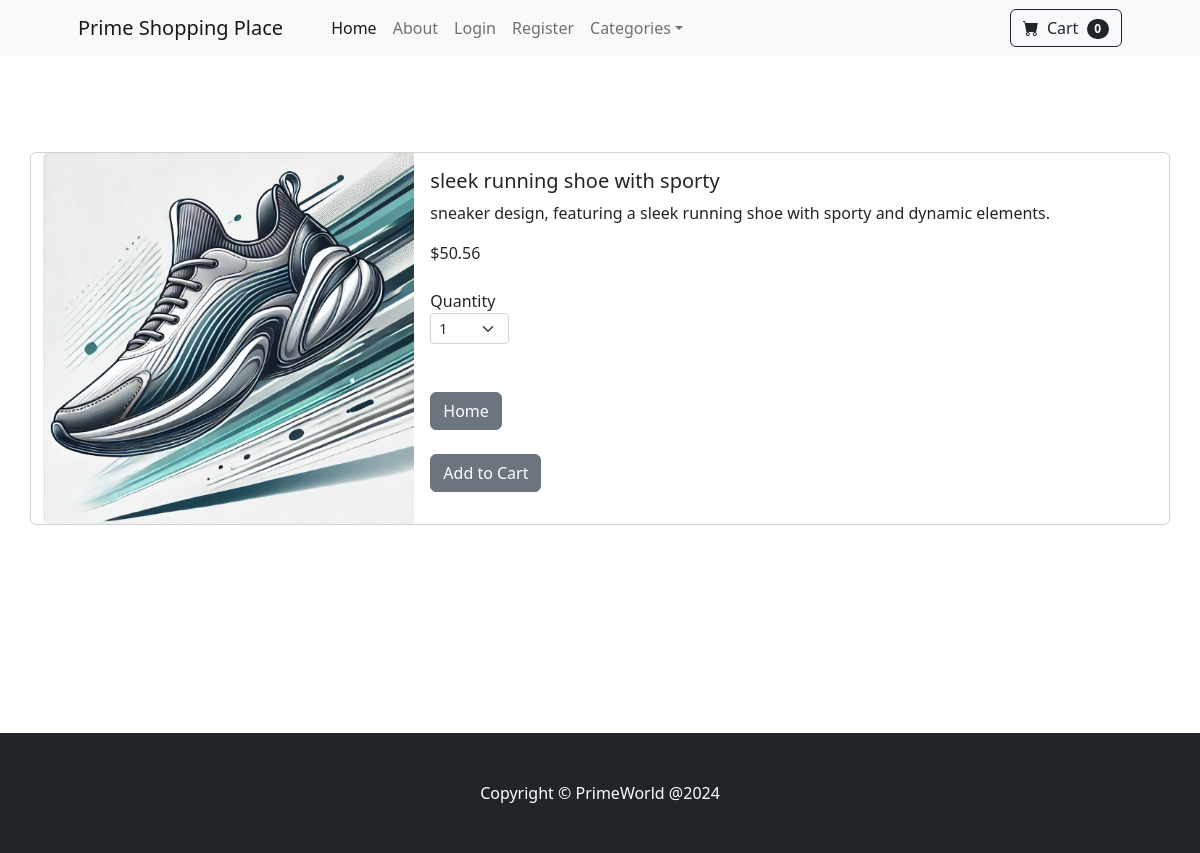
Page /product/1 on the committed database.
### store/models.py (models this page shows, shortened)
class Product(models.Model):
    name = models.CharField(max_length=100)
    price = models.DecimalField(default=0, decimal_places=2, max_digits=8)
    category = models.ForeignKey(Category, on_delete=models.CASCADE, default=1)
    description = models.CharField(max_length=300, default="", blank=True, null=True)
    image = models.ImageField(upload_to='uploads/product/')
    is_sale = models.BooleanField(default=False)
    sale_price = models.DecimalField(default=0, decimal_places=2, max_digits=8)
    class Meta:
        verbose_name_plural = 'Product'

### store/views.py (the view)
# urls.py: path("product/<int:pk>", views.product, name='product'),
def product(request,pk):
    product = Product.objects.get(id=pk)
    return render(request, 'product.html', {'product':product})

### cart/cart.py (called while the page is built)
    def __len__(self):
        return len(self.cart)

### cart/context_processors.py (called while the page is built)
def cart(request):
    return {'cart': Cart(request)}

### store/templates/product.html (shortened to what this page needs)
{% extends 'base.html' %}
{% block content %}
<div class="container">
    <br> <br>
    <br> <br>
    <div class="row">
        <div class="card mb-3">
            <div class="row g-0">
              <div class="col-md-4">
                <img src="{{ product.image.url }}" class="img-fluid rounded-start" alt="...">
              </div>
              <div class="col-md-8">
                <div class="card-body">
                  <h5 class="card-title">{{ product.name }}</h5>
                  <p class="card-text">{{ product.description }}</p>
                  {% if product.is_sale %}
                  <div class="badge bg-light text-danger position-absolute"
                    style="top: 0.8rem; right: 0.8rem">Sales</div>
                        <strike>
                        ${{ product.price }}
                        </strike>
                        &nbsp;
                    ${{ product.sale_price }}
                    {% else %}
                        ${{ product.price }}
                    {% endif %}
                  <br> <br>
                  <div class="col-md-8">
                    <div class="col-md-2">Quantity</div>
                    <div class="col-md-2">
                  <select class="form-select form-select-sm" id="qty-cart" >
                    <option value="1">1</option>
                  </select>
                      </div>
                  </div>
                  <br> <br>
                  <a href="{% url 'home' %}" class="btn btn-secondary">Home</a>
                  <br> <br>
                  <button type="button" value="{{ product.id }}" class="btn btn-secondary" id="add-cart" >Add to Cart</button>
                </div>
              </div>
            </div>
          </div>
    </div>
    <br> <br>
    <br> <br>
    <br> <br>
    <br> <br>
</div>
{% endblock %}

### rows in the picture
Product: image (picture), name "sleek running shoe with sporty", description "sneaker design, featuring a sleek running shoe with sporty and dynamic elements.", price "50.56"

### other values in the picture
{{ cart|length }} "0"
